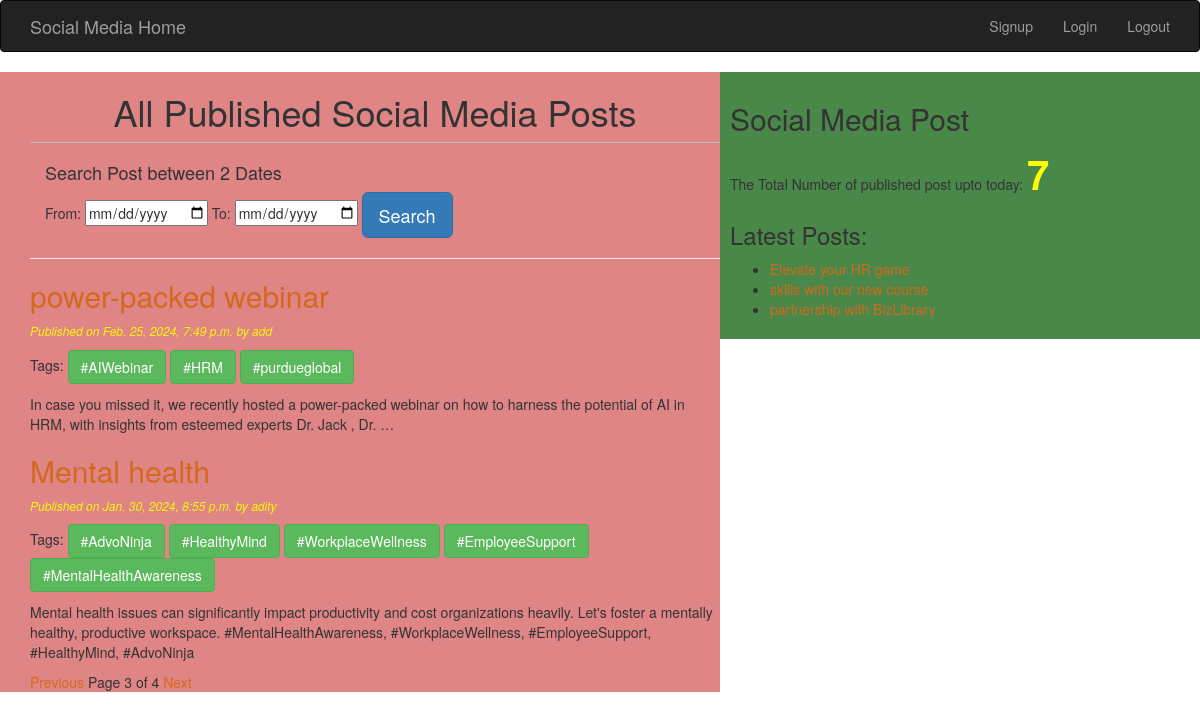
/?page=3 (signed in), run on the app's committed database.
### blog/models.py (models this page shows, shortened)
class Post(models.Model):
    STATUS_CHOICES = (('draft','Draft'),('published','Published'))
    title = models.CharField(max_length =225)
    slug = models.SlugField(max_length=264, unique_for_date='publish')
    author = models.ForeignKey(User,related_name ='blog_posts',on_delete=models.CASCADE)
    body = models.TextField()
    link_click_count = models.IntegerField(default=0)
    tag_count = models.IntegerField(default=0)
    publish = models.DateTimeField(default=timezone.now)
    created= models.DateTimeField(auto_now_add = True)
    updated = models.DateTimeField(auto_now = True)
    status = models.CharField(max_length= 10, choices=STATUS_CHOICES,default= 'draft')
    objects = CustomManager()
    tags= TaggableManager()
    class Meta:
        ordering = ('-publish',)
    def get_absolute_url(self):
        return reverse('post_detail', args=[self.publish.year,self.publish.strftime('%m'),self.publish.strftime('%d'), self.slug])

### blog/views.py (the view)
# urls.py: path('', views.PostListView),
@login_required
def PostListView(request,tag_slug=None):
    post_list = Post.objects.all()
    tag = None
    if tag_slug:
        tag=get_object_or_404(Tag,slug=tag_slug)
        post_list=post_list.filter(tags__in=[tag])
    paginator = Paginator(post_list,2) #how many page you want
    page_number =request.GET.get('page')
    try:
        post_list=paginator.page(page_number)
    except PageNotAnInteger:
        post_list=paginator.page(1)
    except EmptyPage: #last page
        post_list=paginator.page(paginator.num_pages)
    return render(request,'blog/post_list.html', {'post_list':post_list,'tag':tag})

### blog/models.py (called while the page is built)
    def get_queryset(self):
        return super().get_queryset().filter(status='published')

### blog/templatetags/blog_tags.py (called while the page is built)
@register.simple_tag(name='my_tag')
def total_posts():
    return Post.objects.count()

@register.inclusion_tag('blog/latest_post123.html')
def show_latest_post():
    latest_post = Post.objects.order_by('-publish')[:3]
    return {'latest_post': latest_post} #we are returning context object

### templates/blog/post_list.html (shortened to what this page needs)
<!DOCTYPE html>
{%extends 'blog/base.html'%}
{%block content%}
    <h1>All Published Social Media Posts </h1>
    <div class="container" align="'center">
    <h4>Search Post between 2 Dates</h4>
    <form method="post">
    From: <input type="date" name="fromdate">
    To: <input type="date" name="todate">
    <a href="/search"><input type="submit" class="btn btn-primary btn-lg" value="Search"></a>
    </form>
</div>
    <hr>
    {% for post in post_list%}
        <a href="{{post.get_absolute_url}}"><h2>{{post.title}}</h2></a>
        <p id="date">Published on {{post.publish}} by {{post.author}}</p>
        <p>Tags:
            {%for tag in post.tags.all%}
                <a href="{%url 'post_list_by_tag_name' tag.slug%}" class="btn btn-success">{{tag.name}}</a>
            {%endfor%}
        </p>
        {{post.body| truncatewords:30|linebreaks}}
    {%endfor%}
    {%include 'blog/pagination.html' with page=post_list%}
{%endblock%}

### templates/blog/latest_post123.html
<ul>
    {%for post in latest_post%}
    <li>
        <a href="{{post.get_absolute_url}}">{{post.title}}</a>
    </li>
    {%endfor%}
</ul>

### static/css/blog.css (style rules this page uses)
h1 { text-align: center; border-bottom: 1px solid #bbb; padding-bottom: 10px; }
#date { color: rgb(247, 247, 9); font-size: 12px; font-style: italic; }
a { color: chocolate; }

### data on the page
Post: title "power-packed webinar", publish "Feb. 25, 2024, 7:49 p.m.", author "add", body "In case you missed it, we recently hosted a power-packed webinar on how to harness the potential of AI in HRM, with insights from esteemed experts Dr. Jack , Dr. …"
Tag: name "#AIWebinar"
Tag: name "#HRM"
Tag: name "#purdueglobal"
Post: title "Mental health", publish "Jan. 30, 2024, 8:55 p.m.", author "adity", body "Mental health issues can significantly impact productivity and cost organizations heavily. Let's foster a mentally healthy, productive workspace. #MentalHealthAwareness, #WorkplaceWellness, #EmployeeSupport, #HealthyMind, #AdvoNinja"
Tag: name "#AdvoNinja"
Tag: name "#HealthyMind"
Tag: name "#WorkplaceWellness"
Tag: name "#EmployeeSupport"
Tag: name "#MentalHealthAwareness"

### other printed values
{{ page.number }} "3"
{{ page.paginator.num_pages }} "4"
